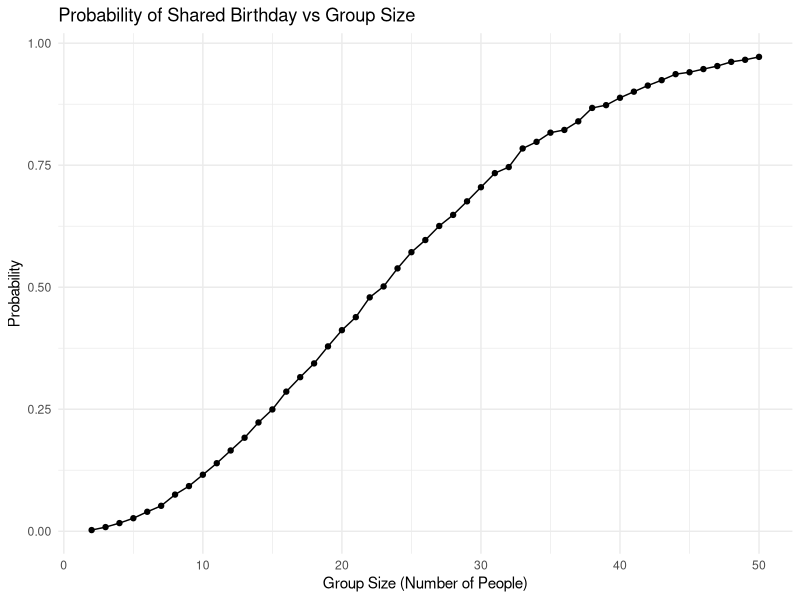

The R source for this figure:
## ---- chunk 1
library(tidyverse)
set.seed(1)

knitr::opts_chunk$set(
  fig.width = 6,
  fig.asp = 0.6,
  out.width = "90%"
)

theme_set(theme_minimal() + theme(legend.position = "bottom"))

options(
  ggplot2.continuous.colour = "viridis",
  ggplot2.continuous.fill = "viridis"
)

scale_colour_discrete = scale_color_viridis_d
scale_fill_discrete = scale_fill_viridis_d
## ---- chunk 2
share_birthday = function(n) {
  
  birthdays = sample(1:365, size = n, replace = TRUE) 
  return(length(unique(birthdays)) < n)           
  
  }
## ---- chunk 3
prob_results = 
  expand_grid(
    group_size = 2:50,
    iter = 1:10000) |> 
  mutate(
    share = map_lgl(group_size, share_birthday)) |>
  group_by(group_size) |>
  summarize(prob_share = mean(share))

prob_results
## ---- chunk 4
ggplot(prob_results, aes(x = group_size, y = prob_share)) +
  geom_line() +
  geom_point() +
  labs(
    title = "Probability of Shared Birthday vs Group Size",
    x = "Group Size (Number of People)",
    y = "Probability"
  )
